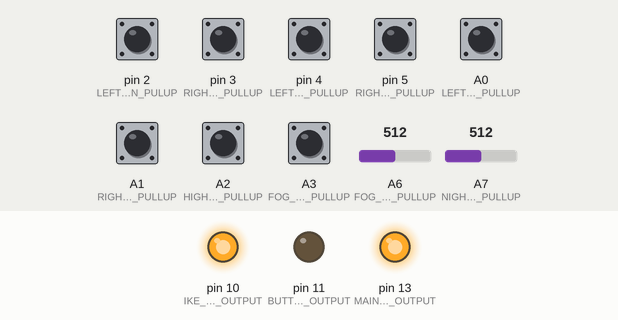
This sketch was run on a simulated Arduino Nano, built with avr-gcc and run on an emulated ATmega328P. On the bench: output pins drawn as LEDs (lit = HIGH). The inputs (shaded band) are chosen by the test bench; at power-on: A0 (LEFT_TURN_SIGNAL_INPUT_PULLUP), A1 (RIGHT_TURN_SIGNAL_INPUT_PULLUP), A2 (HIGH_BEAM_INPUT_PULLUP), A3 (FOG_REAR_LIGHT_INPUT_PULLUP), pin 2 (LEFT_FRONT_BULB_ERR_DET_INPUT_NON_PULUP), pin 3 (RIGHT_FRONT_BULB_ERR_INPUT_NON_PULLUP), pin 4 (LEFT_REAR_BULB_ERR_INPUT_NON_PULLUP), pin 5 (RIGHT_REAR_BULB_ERR_INPUT_NON_PULLUP) HIGH, A7 (NIGHT_MODE_INPUT_PULLUP) = 512, A6 (FOG_FRONT_LIGHT_INPUT_PULLUP) = 512. Pins used as bus, display or sensor lines are not drawn.

Above: at 1.2 s.
1.3 s: A7 (NIGHT_MODE_INPUT_PULLUP) set to 188
2.8 s: A7 (NIGHT_MODE_INPUT_PULLUP) set to 164
At 3.4 s:
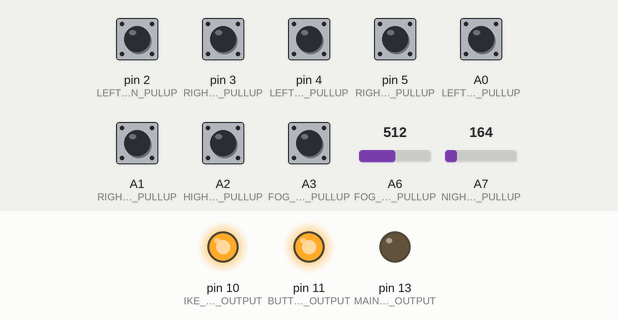
4.3 s: A7 (NIGHT_MODE_INPUT_PULLUP) set to 190
At 4.6 s:
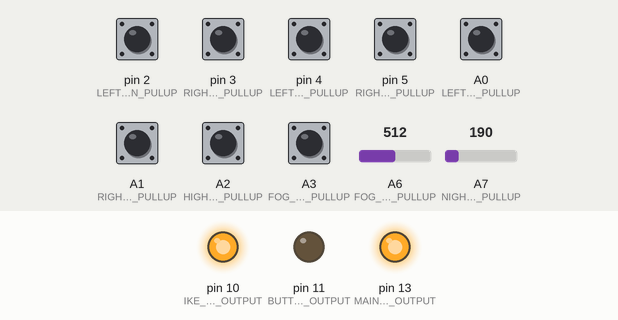
5.8 s: A7 (NIGHT_MODE_INPUT_PULLUP) set to 170
At 6.9 s:
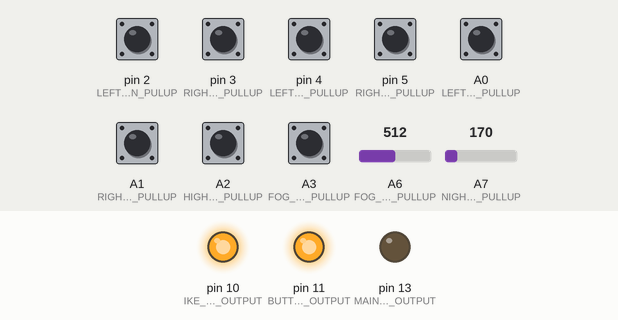
Timing chart, 0 to 8.3 s (numbered marks = the images above; inputs shaded):
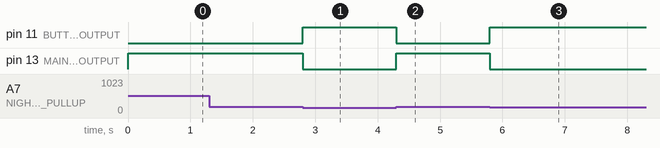

The sketch:

NANO_MLC-_Module_Light_Control.ino
```cpp
#include <Wire.h>
#define LEFT_FRONT_BULB_ERR_DET_INPUT_NON_PULUP 2
#define RIGHT_FRONT_BULB_ERR_INPUT_NON_PULLUP 3
#define LEFT_REAR_BULB_ERR_INPUT_NON_PULLUP 4
#define RIGHT_REAR_BULB_ERR_INPUT_NON_PULLUP 5
#define IKE_CLUSTER_BACKLIGHT_OUTPUT 10
#define BUTTONS_BACKLIGHT_OUTPUT 11
#define COMBINATION_SWITCH_POWER_OUTPUT 12
#define MAIN_LIGHTS_POWER_LINE_OUTPUT 13
#define LEFT_TURN_SIGNAL_INPUT_PULLUP A0
#define RIGHT_TURN_SIGNAL_INPUT_PULLUP A1
#define HIGH_BEAM_INPUT_PULLUP A2
#define FOG_REAR_LIGHT_INPUT_PULLUP A3
#define FOG_FRONT_LIGHT_INPUT_PULLUP A6
#define NIGHT_MODE_INPUT_PULLUP A7

char leftFrontBulbErr = ' ';
char rightFrontBulbErr = ' ';
char leftRearBulbErr = ' ';
char rightRearBulbErr = ' ';
char turnLeftSignalState = ' ';
char turnRightSignalState = ' ';
char highBeamLightState = ' ';
char fogFrontLightState = ' ';
char fogRearLightState = ' ';
char nightModeState = ' ';

int debug_counter = 0;
unsigned long lastPrintTime = 0;
const unsigned long interval = 2000;

void requestEvent() {
  char data[9] = {leftFrontBulbErr, rightFrontBulbErr, leftRearBulbErr, rightRearBulbErr, turnLeftSignalState, turnRightSignalState, highBeamLightState, fogRearLightState, fogFrontLightState};
  Wire.write(data, 9); // Wysyłamy całą tablicę

}
void setup() {
  Wire.begin(8); // Ustawienie adresu I2C = 9
  Wire.setClock(400000);
  Wire.onRequest(requestEvent);
  pinMode(LEFT_FRONT_BULB_ERR_DET_INPUT_NON_PULUP, INPUT);
  pinMode(RIGHT_FRONT_BULB_ERR_INPUT_NON_PULLUP, INPUT);
  pinMode(LEFT_REAR_BULB_ERR_INPUT_NON_PULLUP, INPUT);
  pinMode(RIGHT_REAR_BULB_ERR_INPUT_NON_PULLUP, INPUT);
  digitalWrite(IKE_CLUSTER_BACKLIGHT_OUTPUT, HIGH);
  pinMode(IKE_CLUSTER_BACKLIGHT_OUTPUT, OUTPUT);
  pinMode(BUTTONS_BACKLIGHT_OUTPUT, OUTPUT);
  pinMode(COMBINATION_SWITCH_POWER_OUTPUT, OUTPUT);
  pinMode(MAIN_LIGHTS_POWER_LINE_OUTPUT, OUTPUT);
  pinMode(LEFT_TURN_SIGNAL_INPUT_PULLUP, INPUT_PULLUP);
  pinMode(RIGHT_TURN_SIGNAL_INPUT_PULLUP, INPUT_PULLUP);
  pinMode(HIGH_BEAM_INPUT_PULLUP, INPUT_PULLUP);
  pinMode(FOG_REAR_LIGHT_INPUT_PULLUP, INPUT_PULLUP);
  pinMode(FOG_FRONT_LIGHT_INPUT_PULLUP, INPUT_PULLUP);
  pinMode(NIGHT_MODE_INPUT_PULLUP, INPUT_PULLUP);
}

void loop() {
  pinsState();
  fuck_logic();

}

void pinsState() {
  unsigned long currentMillis = millis();

  turnLeftSignalState = digitalRead(LEFT_TURN_SIGNAL_INPUT_PULLUP) == LOW ? 'W' : 'K';
  turnRightSignalState = digitalRead(RIGHT_TURN_SIGNAL_INPUT_PULLUP) == LOW ? 'W' : 'K';
  highBeamLightState = digitalRead(HIGH_BEAM_INPUT_PULLUP) == LOW ? 'W' : 'K';
  fogRearLightState = digitalRead(FOG_REAR_LIGHT_INPUT_PULLUP)== LOW ? 'W' : 'K';
  fogFrontLightState  = analogRead(FOG_FRONT_LIGHT_INPUT_PULLUP) < 180 ? 'W' : 'K';
  nightModeState = analogRead(NIGHT_MODE_INPUT_PULLUP) < 180 ? 'W' : 'K';
  if (nightModeState == 'W') {
    leftFrontBulbErr = 'W';
    rightFrontBulbErr = 'W';
    leftRearBulbErr = 'W';
    rightRearBulbErr = 'W';
  }
  if (nightModeState == 'K') {
    leftFrontBulbErr = digitalRead(LEFT_FRONT_BULB_ERR_DET_INPUT_NON_PULUP) == LOW ? 'K' : 'W';
    rightFrontBulbErr = digitalRead(RIGHT_FRONT_BULB_ERR_INPUT_NON_PULLUP) == LOW ? 'K' : 'W';
    leftRearBulbErr = digitalRead(LEFT_REAR_BULB_ERR_INPUT_NON_PULLUP) == LOW ? 'K' : 'W';
    rightRearBulbErr = digitalRead(RIGHT_REAR_BULB_ERR_INPUT_NON_PULLUP) == LOW ? 'K' : 'W';
  }
}
void fuck_logic() {
  if (nightModeState == 'W') {// LOW
    digitalWrite(BUTTONS_BACKLIGHT_OUTPUT, HIGH);
    digitalWrite(COMBINATION_SWITCH_POWER_OUTPUT, LOW);
    digitalWrite(MAIN_LIGHTS_POWER_LINE_OUTPUT, LOW);
  }
  if (nightModeState == 'K') {//HIGH
    digitalWrite(BUTTONS_BACKLIGHT_OUTPUT, LOW);
    digitalWrite(COMBINATION_SWITCH_POWER_OUTPUT, HIGH);
    digitalWrite(MAIN_LIGHTS_POWER_LINE_OUTPUT, HIGH);
  }
}
```

Measured:
- the behaviour switches between 180 and 179 on A7 (NIGHT_MODE_INPUT_PULLUP) (found by bisection; images 0 and 1)
- after the input at 1.3 s, every drawn part: stays the same
- after the input at 2.8 s, pin 11 (BUTTONS_BACKLIGHT_OUTPUT): LOW → HIGH at once; pin 13 (MAIN_LIGHTS_POWER_LINE_OUTPUT): HIGH → LOW at once
- after the input at 4.3 s, pin 11 (BUTTONS_BACKLIGHT_OUTPUT): HIGH → LOW at once; pin 13 (MAIN_LIGHTS_POWER_LINE_OUTPUT): LOW → HIGH at once
- after the input at 5.8 s, pin 11 (BUTTONS_BACKLIGHT_OUTPUT): LOW → HIGH at once; pin 13 (MAIN_LIGHTS_POWER_LINE_OUTPUT): HIGH → LOW at once
